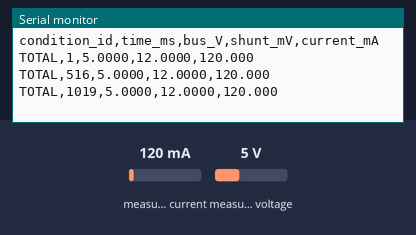
A sketch run on a simulated Arduino Uno, built with avr-gcc and run on an emulated ATmega328P. Parts: the last lines printed to the serial monitor. Wiring (inferred from the names in the program): INA219 current sensor at I2C address 0x40. Inputs (shaded band) come from the test bench; at power-on: measured current 120 mA, measured voltage 5 V.

Above: at 1.3 s.
1.4 s: measured current set to 40 mA
At 1.9 s:
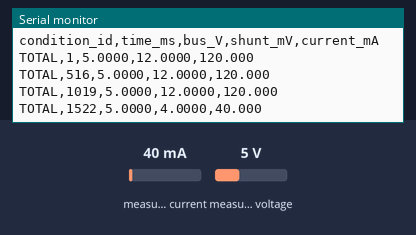
2.9 s: measured voltage set to 0.3 V
At 3.4 s:
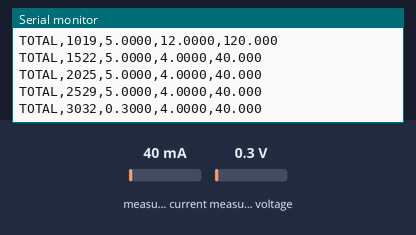
4.4 s: measured current set to 500 mA
At 5.0 s:
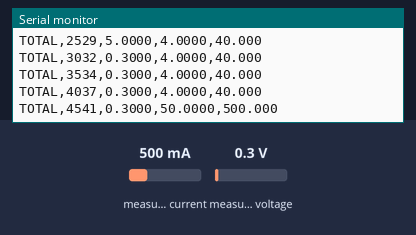
Timing chart, 0 to 7.4 s (numbered marks = the images above; inputs shaded):
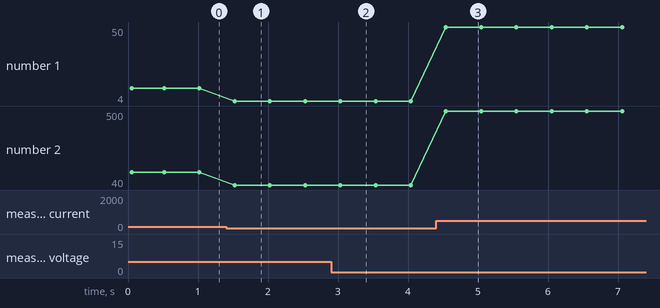

The sketch:

ph19-kirchhoff-laws.ino
```cpp
// @pin A4=A4
// @pin A5=A5
#include <Wire.h>
// @baud 9600
const float INA_SHUNT_OHMS=0.1f;
const char* conditionId="TOTAL";
// TOTAL, BRANCH_220, BRANCH_470 중 INA219 위치와 맞추세요.
// @tunable samplingIntervalMs
unsigned long samplingIntervalMs=500;
int16_t readIna(byte reg) {
  Wire.beginTransmission(0x40);
  Wire.write(reg);
  Wire.endTransmission(false);
  Wire.requestFrom(0x40,(byte)2);
  byte high=Wire.read();
  byte low=Wire.read();
  // 한 식에 두 번 읽으면 순서가 정해지지 않습니다.
  return (int16_t)(((uint16_t)high<<8)|low);
}
void setup() {
  Serial.begin(9600);
  Wire.begin();
  Serial.println("condition_id,time_ms,bus_V,shunt_mV,current_mA");
}
void loop() {
  float busV=(readIna(2)>>3)*0.004f,shuntMv=readIna(1)*0.01f,currentMa=shuntMv/INA_SHUNT_OHMS;
  Serial.print(conditionId);
  Serial.print(',');
  Serial.print(millis());
  Serial.print(',');
  Serial.print(busV,4);
  Serial.print(',');
  Serial.print(shuntMv,4);
  Serial.print(',');
  Serial.println(currentMa,3);
  delay(samplingIntervalMs);
}
```

Measured:
- after the input at 1.4 s, the serial monitor: prints a new line after 0.12 s (image 1)
- after the input at 2.9 s, the serial monitor: prints a new line after 0.13 s (image 2)
- after the input at 4.4 s, the serial monitor: prints a new line after 0.14 s (image 3)
- plotted number 1: 12 → 4 after the input at 1.4 s, 4 → 50 after the input at 4.4 s
- plotted number 2: 120 → 40 after the input at 1.4 s, 40 → 500 after the input at 4.4 s
